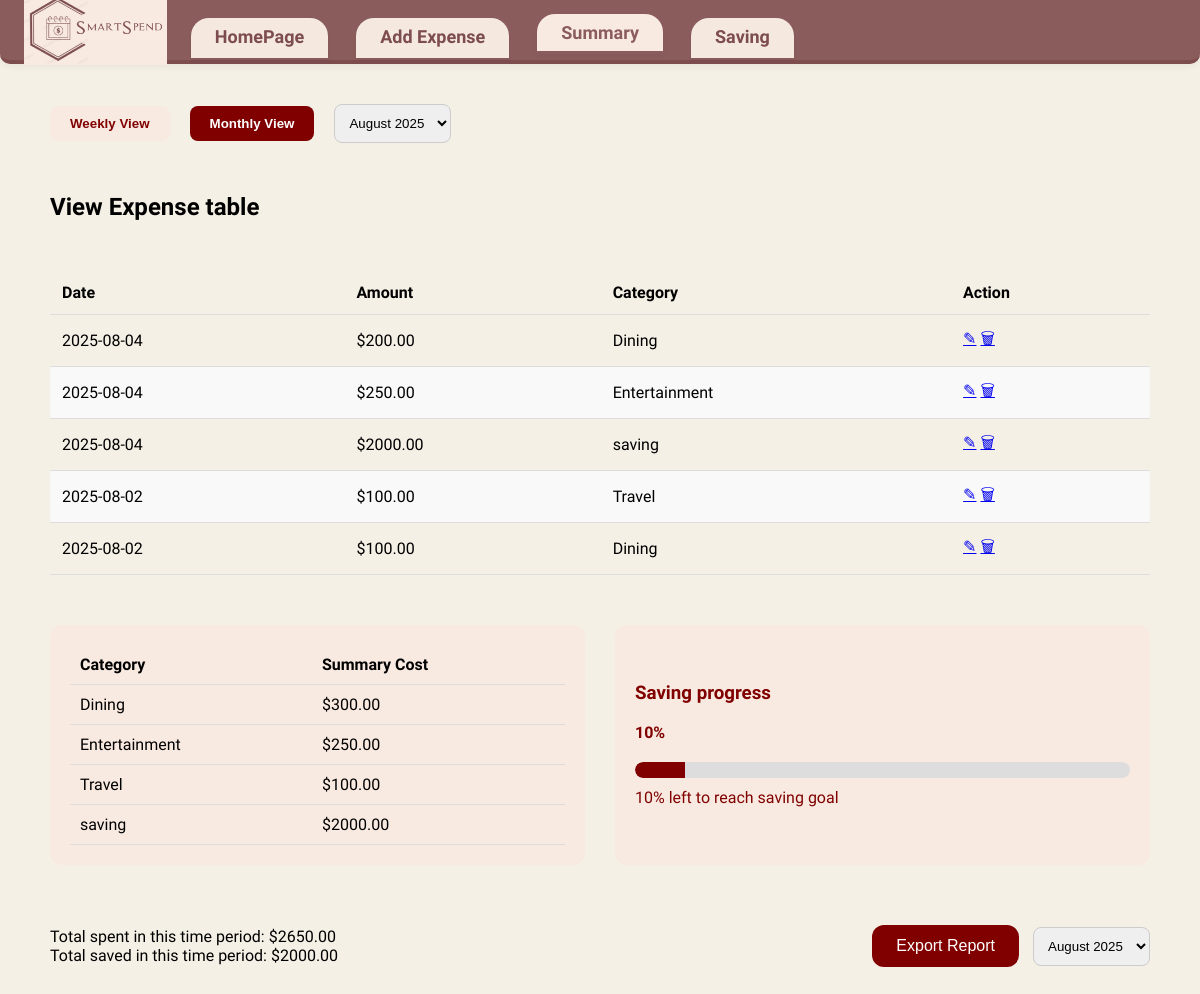
Page /summary on the committed database.
### tables this page shows
CREATE TABLE Expenses (
                        id INTEGER PRIMARY KEY AUTOINCREMENT,
                        amount REAL,
                        date TEXT,
                        description TEXT,
                        category TEXT,
                        timestamp TEXT
                    );

### app.py (the view, shortened to what this page needs)
@app.route('/summary')
def summary():
    view_mode = request.args.get('view', 'monthly')
    selected_period_label = request.args.get('period')
    conn = sqlite3.connect(DB_NAME)
    c = conn.cursor()
    c.execute('SELECT DISTINCT strftime("%Y-%m", date) FROM Expenses ORDER BY date DESC')
    month_keys = [row[0] for row in c.fetchall()]
    c.execute('SELECT DISTINCT strftime("%Y-%W", date) FROM Expenses ORDER BY date DESC')
    week_keys = [row[0] for row in c.fetchall()]
    month_periods = [month_name[int(m.split('-')[1])] + " " + m.split('-')[0] for m in month_keys]  # e.g., July 2025
    week_periods = [f"Week {int(w.split('-')[1])} {w.split('-')[0]}" for w in week_keys]  # e.g., Week 29 2025
    if not selected_period_label:
        if view_mode == 'monthly' and month_keys:
            selected_period_label = month_periods[0]
        elif view_mode == 'weekly' and week_keys:
            selected_period_label = week_periods[0]
    if view_mode == 'monthly':
        periods = month_periods
        if selected_period_label in periods:
            idx = periods.index(selected_period_label)
            query_period = month_keys[idx]
        else:
            query_period = datetime.now().strftime('%Y-%m')
            selected_period_label = month_name[int(query_period.split('-')[1])] + " " + query_period.split('-')[0]
    try:
        if view_mode == 'monthly':
            c.execute('SELECT * FROM Expenses WHERE strftime("%Y-%m", date) = ? ORDER BY date DESC', (query_period,))
        else:
            c.execute('SELECT * FROM Expenses WHERE strftime("%Y-%W", date) = ? ORDER BY date DESC', (query_period,))
        expenses = c.fetchall()
        if view_mode == 'monthly':
            c.execute('SELECT category, SUM(amount) FROM Expenses WHERE strftime("%Y-%m", date) = ? GROUP BY category', (query_period,))
        else:
            c.execute('SELECT category, SUM(amount) FROM Expenses WHERE strftime("%Y-%W", date) = ? GROUP BY category', (query_period,))
        summary_data = c.fetchall()
        if view_mode == 'monthly':
            c.execute('SELECT SUM(amount) FROM Expenses WHERE strftime("%Y-%m", date) = ?', (query_period,))
            total_spent = c.fetchone()[0] or 0
            c.execute('SELECT SUM(amount) FROM Expenses WHERE category = "saving" AND strftime("%Y-%m", date) = ?', (query_period,))
            total_saved = c.fetchone()[0] or 0
        else:
            c.execute('SELECT SUM(amount) FROM Expenses WHERE strftime("%Y-%W", date) = ?', (query_period,))
            total_spent = c.fetchone()[0] or 0
            c.execute('SELECT SUM(amount) FROM Expenses WHERE category = "saving" AND strftime("%Y-%W", date) = ?', (query_period,))
            total_saved = c.fetchone()[0] or 0
        c.execute('SELECT target_amount FROM Goals WHERE is_active = 1')
        goal = c.fetchone()
        saving_percent = 0
        if goal and goal[0] > 0:
            saving_percent = int(round((total_saved / goal[0]) * 100))
            saving_percent = max(0, min(saving_percent, 100))
    except Exception as e:
        print(f"Error fetching summary data: {e}")
        expenses = []
        summary_data = []
        total_spent = 0
        total_saved = 0
        saving_percent = 0
    conn.close()
    try:
        total_spent = float(total_spent)
    except (TypeError, ValueError):
        total_spent = 0.0
    try:
        total_saved = float(total_saved)
    except (TypeError, ValueError):
        total_saved = 0.0
    summary_data = [(cat, float(tot) if tot is not None else 0.0) for cat, tot in summary_data]
    expenses = [(
        exp[0],  # id
        float(exp[1]) if exp[1] is not None else 0.0,  # amount
        exp[2],  # date
        exp[3],  # description
        exp[4],  # category
        exp[5]   # timestamp
    ) for exp in expenses]
    return render_template(
        'summary.html',
        expenses=expenses,
        summary_data=summary_data,
        total_spent=total_spent,
        total_saved=total_saved,
        saving_percent=saving_percent,
        periods=periods,
        selected_period=selected_period_label,
        view_mode=view_mode
    )

### templates/summary.html (shortened to what this page needs)
<!DOCTYPE html>
<html lang="en">
<head>
  <link rel="stylesheet" href="{{ url_for('static', filename='summary.css') }}" />
</head>
<body>
  <header class="navbar">
  <img src="{{ url_for('static', filename='logo.png') }}" alt="SmartSpend Logo" class="nav-logo" />
  <nav>
    <a href="/home">HomePage</a>
    <a href="/add">Add Expense</a>
    <a href="/summary" class="active">Summary</a>
    <a href="/saving">Saving</a>
  </nav>
  </header>
  <div class="container">
    <main class="summary-page">
        <div class="controls">
          <button id="weekly" class="{{ 'active' if view_mode == 'weekly' else '' }}" onclick="window.location.href='?view=weekly'">Weekly View</button>
          <button id="monthly" class="{{ 'active' if view_mode == 'monthly' else '' }}" onclick="window.location.href='?view=monthly'">Monthly View</button>
          <select id="period" onchange="window.location.href='?view={{ view_mode }}&period='+this.value">
            {% for period in periods %}
              <option value="{{ period }}" {% if period == selected_period %}selected{% endif %}>{{ period }}</option>
            {% endfor %}
          </select>
        </div>
        <h2>View Expense table</h2>
        <div class="table-container">
          <table>
            <thead>
              <tr>
                <th>Date</th>
                <th>Amount</th>
                <th>Category</th>
                <th>Action</th>
              </tr>
            </thead>
            <tbody>
              {% if expenses %}
                {% for exp in expenses %}
                  <tr>
                    <td>{{ exp[2] }}</td>
                    <td>${{ "%.2f"|format(exp[1]) }}</td>
                    <td>{{ exp[4] }}</td>
                    <td>
                      <a href="/edit-expense/{{ exp[0] }}" title="Edit">&#9998;</a>
                      <a href="/delete-expense/{{ exp[0] }}" title="Delete" onclick="return confirm('Delete this expense?')">&#128465;</a>
                    </td>
                  </tr>
                {% endfor %}
              {% else %}
                <tr><td colspan="4">No expenses recorded</td></tr>
              {% endif %}
            </tbody>
          </table>
        </div>
        <div class="summary-bottom">
          <div class="category-summary">
            <table>
              <thead>
                <tr>
                  <th>Category</th>
                  <th>Summary Cost</th>
                </tr>
              </thead>
              <tbody>
                {% for cat, tot in summary_data %}
                  <tr>
                    <td>{{ cat }}</td>
                    <td>${{ "%.2f"|format(tot) }}</td>
                  </tr>
                {% endfor %}
              </tbody>
            </table>
          </div>
          <div class="saving-progress">
            <h3>Saving progress</h3>
            <div class="progress-label">{{ saving_percent }}%</div>
            <div class="progress-bar">
              <div class="fill" style="width: {{ saving_percent }}%;"></div>
            </div>
            <div class="progress-text">{{ saving_percent }}% left to reach saving goal</div>
          </div>
        </div>
        <div class="footer">
          <div>
            <div>Total spent in this time period: ${{ "%.2f"|format(total_spent) }}</div>
            <div>Total saved in this time period: ${{ "%.2f"|format(total_saved) }}</div>
          </div>
          <div>
            <button id="export" onclick="window.location.href='/export-report?view={{ view_mode }}&period={{ selected_period }}'">Export Report</button>
            <select id="footer-period" onchange="window.location.href='?view={{ view_mode }}&period='+this.value">
              {% for period in periods %}
                <option value="{{ period }}" {% if period == selected_period %}selected{% endif %}>{{ period }}</option>
              {% endfor %}
            </select>
          </div>
        </div>
      </main>
    </div>
</body>
</html>

### static/summary.css (style rules this page uses)
body, html { margin: 0; padding: 0; height: 100%; font-family: 'Work Sans', sans-serif; background-color: #f5f0e6; }
.container { display: flex; height: 100vh; }
.navbar { background-color: #8b5c5c; display: flex; align-items: center; justify-content: flex-start; padding: 0; height: 60px; border-bottom: 4px solid #7d4c4c; border-radius: 0 0 10px 10px; box-shadow: 0 2px 8px rgba(0,0,0,0.06); }
.nav-logo { height: 70px; margin-left: 24px; margin-right: 24px; }
.navbar nav { display: flex; gap: 18px; }
.navbar nav a { color: #7d4c4c; text-decoration: none; font-size: 18px; font-family: 'Baloo Bhai', cursive; font-weight: 700; background: #f5e9df; border-radius: 18px 18px 0 0; padding: 8px 24px; margin-right: 10px; box-shadow: 0 2px 4px rgba(0,0,0,0.04); border: none; transition: background 0.2s; position: relative; top: 8px; }
.navbar nav a.active, .navbar nav a:focus { background: #F9EAE1; color: #8b5c5c; border-bottom: 3px solid #8b5c5c; top: 4px; }
.summary-page { padding: 40px 50px; flex: 1; overflow-y: auto; display: flex; flex-direction: column; gap: 30px; }
.controls { display: flex; align-items: center; gap: 20px; }
.controls button { padding: 10px 20px; border: none; border-radius: 8px; background-color: #f9eae1; color: #800000; font-weight: 600; cursor: pointer; }
.controls button.active { background-color: #800000; color: #fff; }
.controls select { padding: 10px; border-radius: 8px; border: 1px solid #ccc; }
.table-container table { width: 100%; border-collapse: collapse; }
.table-container th, .table-container td { padding: 12px; border-bottom: 1px solid #ddd; text-align: left; }
.table-container tr:nth-child(even) { background-color: #f9f9f9; }
.category-summary, .saving-progress { background-color: #f9eae1; padding: 20px; border-radius: 12px; flex: 1; }
.category-summary h3, .saving-progress h3 { margin-top: 0; color: #800000; }
.category-summary table { width: 100%; border-collapse: collapse; }
.category-summary th, .category-summary td { padding: 10px; border-bottom: 1px solid #ddd; }
.saving-progress .progress-bar { width: 100%; background-color: #ddd; border-radius: 8px; overflow: hidden; height: 16px; margin: 10px 0; }
.saving-progress .fill { height: 100%; background-color: #800000; }
.footer { display: flex; justify-content: space-between; align-items: center; margin-top: 30px; background: none; }
.footer button { padding: 12px 24px; background-color: #800000; color: #fff; border: none; border-radius: 12px; font-size: 16px; cursor: pointer; margin-right: 10px; }
.footer select { padding: 10px; border-radius: 8px; border: 1px solid #ccc; }
.summary-bottom { display: flex; gap: 30px; margin-top: 20px; }
.category-summary { flex: 1; background: #f9eae1; border-radius: 12px; padding: 20px; }
.category-summary th, .category-summary td { padding: 10px; border-bottom: 1px solid #ddd; text-align: left; }
.saving-progress { flex: 1; background: #f9eae1; border-radius: 12px; padding: 20px; display: flex; flex-direction: column; justify-content: center; }
.progress-label { font-weight: bold; color: #800000; margin-bottom: 10px; }
.progress-bar { width: 100%; background: #ddd; border-radius: 8px; height: 20px; margin-bottom: 10px; overflow: hidden; }
.progress-bar .fill { background: #800000; height: 100%; border-radius: 8px 0 0 8px; }
.progress-text { font-size: 1em; color: #800000; }

### rows in the picture
Expenses: date "2025-08-04", amount "200.00", category "Dining"
Expenses: date "2025-08-04", amount "250.00", category "Entertainment"
Expenses: date "2025-08-04", amount "2000.00", category "saving"
Expenses: date "2025-08-02", amount "100.00", category "Travel"
Expenses: date "2025-08-02", amount "100.00", category "Dining"

### other values in the picture
{{ cat }} "Dining"
{{ "%.2f"|format(tot) }} "300.00"
{{ saving_percent }} "10"
{{ "%.2f"|format(total_spent) }} "2650.00"
{{ "%.2f"|format(total_saved) }} "2000.00"
form field value "August 2025"
